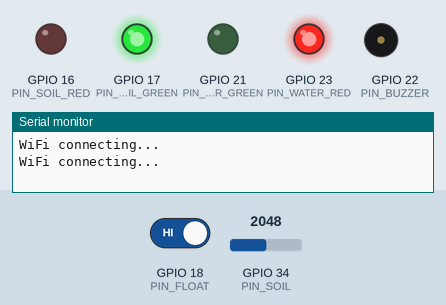
This sketch was run on a simulated ESP32. Parts: output pins drawn as LEDs (lit = HIGH), buzzer (waves = sounding, pin HIGH), the last lines printed to the serial monitor. Inputs (shaded band) come from the test bench; at power-on: GPIO 18 (PIN_FLOAT) HIGH, GPIO 34 (PIN_SOIL) = 2048 (analog values on the 0–4095 scale). WiFi joins after 1.5 s; servers stay silent unless stated; the local clock reads 2024-03-15 10:24:30 at power-on unless the sketch sets it; no MQTT or app messages arrive unless stated; not simulated (calls return 0 or success): secrets.h; names the files do not define were given values by the test bench: MQTT_PORT = 1883.

Above: at 0.4 s.
1.3 s: GPIO 18 (PIN_FLOAT) driven LOW
At 2.7 s:
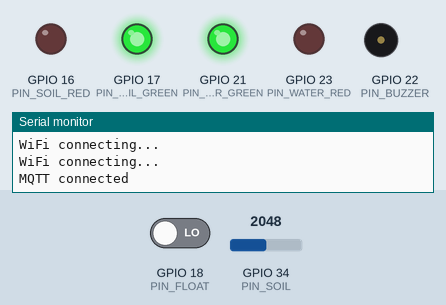
3.0 s: GPIO 34 (PIN_SOIL) set to 3256
4.5 s: GPIO 34 (PIN_SOIL) set to 3356
At 5.8 s:
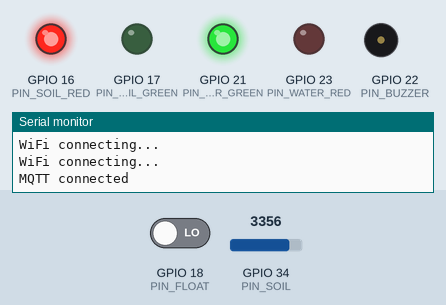
7.5 s: GPIO 18 (PIN_FLOAT) driven HIGH
At 8.6 s:
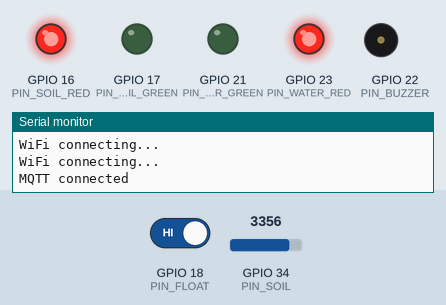
10.5 s: GPIO 34 (PIN_SOIL) set to 3260
At 11.1 s:
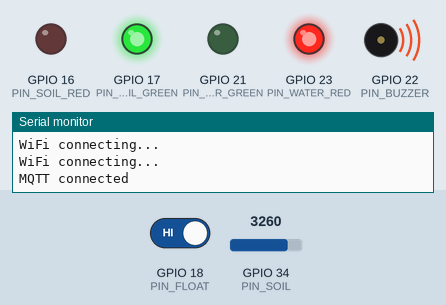
13.5 s: GPIO 34 (PIN_SOIL) set to 3340
At 14.1 s:
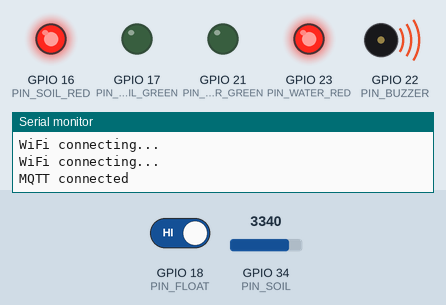
Timing chart, 0 to 17.5 s (numbered marks = the images above; inputs shaded):
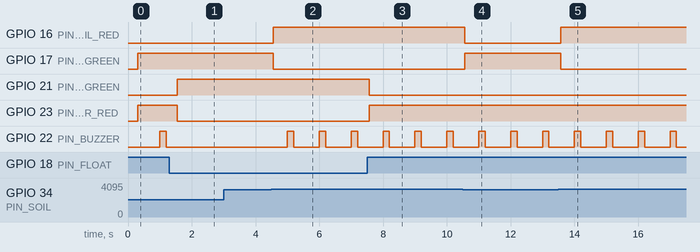

Measured:
- the behaviour switches between 3299 and 3300 on GPIO 34 (PIN_SOIL) (found by bisection; images 1 and 2)
- after the input at 1.3 s, GPIO 21 (PIN_WATER_GREEN): LOW → HIGH after 0.25 s; GPIO 23 (PIN_WATER_RED): HIGH → LOW after 0.25 s; GPIO 22 (PIN_BUZZER): stays LOW (without the input it goes to HIGH after 0.70 s)
- after the input at 3.0 s, every drawn part: stays the same
- after the input at 4.5 s, GPIO 16 (PIN_SOIL_RED): LOW → HIGH after 0.05 s; GPIO 17 (PIN_SOIL_GREEN): HIGH → LOW after 0.05 s; GPIO 22 (PIN_BUZZER): alternates HIGH for 0.20 s and LOW for 0.80 s, starting after 0.50 s
- after the input at 7.5 s, GPIO 21 (PIN_WATER_GREEN): HIGH → LOW after 0.06 s; GPIO 23 (PIN_WATER_RED): LOW → HIGH after 0.06 s
- after the input at 10.5 s, GPIO 16 (PIN_SOIL_RED): HIGH → LOW after 0.06 s; GPIO 17 (PIN_SOIL_GREEN): LOW → HIGH after 0.06 s
- after the input at 13.5 s, GPIO 16 (PIN_SOIL_RED): LOW → HIGH after 0.07 s; GPIO 17 (PIN_SOIL_GREEN): HIGH → LOW after 0.07 s

The sketch:

irrigation_esp32.ino
```cpp
/*
  Smart AI Irrigation - ESP32 monitoring firmware (MONITORING ONLY)

  There is no pump or relay in this build: nothing here switches water on or off.

  Libraries (Arduino Library Manager): "PubSubClient" by Nick O'Leary, "ArduinoJson" v7 by Benoit Blanchon.
  Board: "ESP32 Dev Module" (esp32 core 2.x or 3.x).

  Pins (as wired):
    Soil sensor  GPIO34 (analog)      Float switch GPIO18 (LOW = enough water, HIGH = low water)
    Water LEDs   red GPIO23, green GPIO21     Soil LEDs  red GPIO16, green GPIO17     Buzzer GPIO22

  Behaviour:
    soil >= SOIL_THRESHOLD (3300) -> soil is DRY  (higher ADC value = drier)
    float switch HIGH             -> water is LOW
    Buzzer beeps while either alert is active (assumes an ACTIVE buzzer; HIGH = on).
*/
#include <WiFi.h>
#include <WiFiClientSecure.h>
#include <PubSubClient.h>
#include <ArduinoJson.h>
#include "secrets.h"   // copy secrets.h.example -> secrets.h
#include "root_ca.h"

#define PIN_SOIL        34
#define PIN_FLOAT       18
#define PIN_WATER_RED   23
#define PIN_WATER_GREEN 21
#define PIN_SOIL_RED    16
#define PIN_SOIL_GREEN  17
#define PIN_BUZZER      22

const int  SOIL_THRESHOLD   = 3300;
const char DEVICE_ID[]      = "device01";
const char TOPIC_SENSORS[]  = "irrigation/device01/sensors";
const char TOPIC_STATUS[]   = "irrigation/device01/status";
const unsigned long PUBLISH_EVERY_MS = 5000;

WiFiClient       plainClient;
WiFiClientSecure tlsClient;
PubSubClient     mqtt;

unsigned long lastPublish = 0, lastMqttTry = 0, lastWifiTry = 0, mqttBackoff = 2000;
bool waterLow = false, soilDry = false, buzzerOn = false;
int  soilValue = 0;

// Median of 9 samples removes ADC noise spikes.
int readSoil() {
  int s[9];
  for (int i = 0; i < 9; i++) { s[i] = analogRead(PIN_SOIL); delay(3); }
  for (int i = 0; i < 8; i++) for (int j = i + 1; j < 9; j++) if (s[j] < s[i]) { int t = s[i]; s[i] = s[j]; s[j] = t; }
  return s[4];
}

// Float switch must read the same level 5 times in a row (debounce against water ripple).
bool readWaterLow() {
  int high = 0;
  for (int i = 0; i < 5; i++) { high += digitalRead(PIN_FLOAT); delay(4); }
  return high >= 3;   // HIGH = low water
}

void updateIndicators() {
  digitalWrite(PIN_WATER_RED,   waterLow ? HIGH : LOW);
  digitalWrite(PIN_WATER_GREEN, waterLow ? LOW : HIGH);
  digitalWrite(PIN_SOIL_RED,    soilDry ? HIGH : LOW);
  digitalWrite(PIN_SOIL_GREEN,  soilDry ? LOW : HIGH);
}

// Non-blocking beep: 200 ms on / 800 ms off while an alert is active.
void updateBuzzer() {
  bool alert = waterLow || soilDry;
  buzzerOn = alert && (millis() % 1000UL < 200UL);
  digitalWrite(PIN_BUZZER, buzzerOn ? HIGH : LOW);
}

void ensureWifi() {
  if (WiFi.status() == WL_CONNECTED) return;
  if (millis() - lastWifiTry < 10000 && lastWifiTry != 0) return;
  lastWifiTry = millis();
  Serial.println("WiFi connecting...");
  WiFi.disconnect();
  WiFi.begin(WIFI_SSID, WIFI_PASSWORD);
}

void ensureMqtt() {
  if (WiFi.status() != WL_CONNECTED || mqtt.connected()) return;
  if (millis() - lastMqttTry < mqttBackoff && lastMqttTry != 0) return;
  lastMqttTry = millis();
  String cid = String("esp32-") + DEVICE_ID + "-" + String((uint32_t)ESP.getEfuseMac(), HEX);
  // Last-will: the broker publishes "offline" for us if we vanish.
  if (mqtt.connect(cid.c_str(), MQTT_USERNAME, MQTT_PASSWORD, TOPIC_STATUS, 1, true, "offline")) {
    Serial.println("MQTT connected");
    mqtt.publish(TOPIC_STATUS, "online", true);
    mqttBackoff = 2000;
  } else {
    Serial.printf("MQTT failed rc=%d, retry in %lu ms\n", mqtt.state(), mqttBackoff);
    mqttBackoff = min(mqttBackoff * 2, 60000UL);
  }
}

void publishReading() {
  JsonDocument doc;
  doc["device_id"] = DEVICE_ID;
  doc["soil"] = soilValue;
  doc["soil_threshold"] = SOIL_THRESHOLD;
  doc["soil_dry"] = soilDry;
  doc["water_low"] = waterLow;
  JsonObject leds = doc["leds"].to<JsonObject>();
  leds["water_red"] = waterLow;  leds["water_green"] = !waterLow;
  leds["soil_red"] = soilDry;    leds["soil_green"] = !soilDry;
  doc["buzzer"] = waterLow || soilDry;       // "alert active" (the beep itself pulses)
  doc["rssi"] = WiFi.RSSI();
  doc["uptime_s"] = (uint32_t)(millis() / 1000UL);
  doc["simulated"] = false;
  char buf[384];
  size_t n = serializeJson(doc, buf, sizeof(buf));
  if (!mqtt.publish(TOPIC_SENSORS, (const uint8_t*)buf, n, false)) Serial.println("publish failed");
}

void setup() {
  Serial.begin(115200);
  pinMode(PIN_FLOAT, INPUT_PULLUP); // matches tested wiring: LOW = enough water, HIGH = low water
  for (int p : {PIN_WATER_RED, PIN_WATER_GREEN, PIN_SOIL_RED, PIN_SOIL_GREEN, PIN_BUZZER}) pinMode(p, OUTPUT);
  analogReadResolution(12);
  analogSetPinAttenuation(PIN_SOIL, ADC_11db);

#if MQTT_USE_TLS
  tlsClient.setCACert(ROOT_CA);   // verifies the broker certificate (no setInsecure)
  mqtt.setClient(tlsClient);
#else
  mqtt.setClient(plainClient);
#endif
  mqtt.setServer(MQTT_HOST, MQTT_PORT);
  mqtt.setBufferSize(512);
  mqtt.setKeepAlive(30);

  WiFi.mode(WIFI_STA);
  WiFi.setAutoReconnect(true);
  configTime(0, 0, "pool.ntp.org", "time.google.com");  // correct clock for TLS certificate checks
  ensureWifi();
}

void loop() {
  ensureWifi();
  ensureMqtt();
  mqtt.loop();

  static unsigned long lastRead = 0;
  if (millis() - lastRead >= 250) {          // local logic runs even when offline
    lastRead = millis();
    soilValue = readSoil();
    soilDry   = soilValue >= SOIL_THRESHOLD;
    waterLow  = readWaterLow();
    updateIndicators();
  }
  updateBuzzer();

  if (mqtt.connected() && millis() - lastPublish >= PUBLISH_EVERY_MS) {
    lastPublish = millis();
    publishReading();
  }
}
```

root_ca.h
```cpp
// Root CAs for TLS to cloud brokers (extracted from the certifi bundle).
// ISRG Root X1 -> HiveMQ Cloud (Let's Encrypt); DigiCert Global Root G2 -> EMQX Cloud and others.
// If your broker uses another CA, replace these.
#pragma once
static const char ROOT_CA[] PROGMEM = R"EOF(
-----BEGIN CERTIFICATE-----
MIIFazCCA1OgAwIBAgIRAIIQz7DSQONZRGPgu2OCiwAwDQYJKoZIhvcNAQELBQAw
TzELMAkGA1UEBhMCVVMxKTAnBgNVBAoTIEludGVybmV0IFNlY3VyaXR5IFJlc2Vh
cmNoIEdyb3VwMRUwEwYDVQQDEwxJU1JHIFJvb3QgWDEwHhcNMTUwNjA0MTEwNDM4
WhcNMzUwNjA0MTEwNDM4WjBPMQswCQYDVQQGEwJVUzEpMCcGA1UEChMgSW50ZXJu
ZXQgU2VjdXJpdHkgUmVzZWFyY2ggR3JvdXAxFTATBgNVBAMTDElTUkcgUm9vdCBY
MTCCAiIwDQYJKoZIhvcNAQEBBQADggIPADCCAgoCggIBAK3oJHP0FDfzm54rVygc
h77ct984kIxuPOZXoHj3dcKi/vVqbvYATyjb3miGbESTtrFj/RQSa78f0uoxmyF+
0TM8ukj13Xnfs7j/EvEhmkvBioZxaUpmZmyPfjxwv60pIgbz5MDmgK7iS4+3mX6U
A5/TR5d8mUgjU+g4rk8Kb4Mu0UlXjIB0ttov0DiNewNwIRt18jA8+o+u3dpjq+sW
T8KOEUt+zwvo/7V3LvSye0rgTBIlDHCNAymg4VMk7BPZ7hm/ELNKjD+Jo2FR3qyH
B5T0Y3HsLuJvW5iB4YlcNHlsdu87kGJ55tukmi8mxdAQ4Q7e2RCOFvu396j3x+UC
B5iPNgiV5+I3lg02dZ77DnKxHZu8A/lJBdiB3QW0KtZB6awBdpUKD9jf1b0SHzUv
KBds0pjBqAlkd25HN7rOrFleaJ1/ctaJxQZBKT5ZPt0m9STJEadao0xAH0ahmbWn
OlFuhjuefXKnEgV4We0+UXgVCwOPjdAvBbI+e0ocS3MFEvzG6uBQE3xDk3SzynTn
jh8BCNAw1FtxNrQHusEwMFxIt4I7mKZ9YIqioymCzLq9gwQbooMDQaHWBfEbwrbw
qHyGO0aoSCqI3Haadr8faqU9GY/rOPNk3sgrDQoo//fb4hVC1CLQJ13hef4Y53CI
rU7m2Ys6xt0nUW7/vGT1M0NPAgMBAAGjQjBAMA4GA1UdDwEB/wQEAwIBBjAPBgNV
HRMBAf8EBTADAQH/MB0GA1UdDgQWBBR5tFnme7bl5AFzgAiIyBpY9umbbjANBgkq
hkiG9w0BAQsFAAOCAgEAVR9YqbyyqFDQDLHYGmkgJykIrGF1XIpu+ILlaS/V9lZL
ubhzEFnTIZd+50xx+7LSYK05qAvqFyFWhfFQDlnrzuBZ6brJFe+GnY+EgPbk6ZGQ
3BebYhtF8GaV0nxvwuo77x/Py9auJ/GpsMiu/X1+mvoiBOv/2X/qkSsisRcOj/KK
NFtY2PwByVS5uCbMiogziUwthDyC3+6WVwW6LLv3xLfHTjuCvjHIInNzktHCgKQ5
ORAzI4JMPJ+GslWYHb4phowim57iaztXOoJwTdwJx4nLCgdNbOhdjsnvzqvHu7Ur
TkXWStAmzOVyyghqpZXjFaH3pO3JLF+l+/+sKAIuvtd7u+Nxe5AW0wdeRlN8NwdC
jNPElpzVmbUq4JUagEiuTDkHzsxHpFKVK7q4+63SM1N95R1NbdWhscdCb+ZAJzVc
oyi3B43njTOQ5yOf+1CceWxG1bQVs5ZufpsMljq4Ui0/1lvh+wjChP4kqKOJ2qxq
4RgqsahDYVvTH9w7jXbyLeiNdd8XM2w9U/t7y0Ff/9yi0GE44Za4rF2LN9d11TPA
mRGunUHBcnWEvgJBQl9nJEiU0Zsnvgc/ubhPgXRR4Xq37Z0j4r7g1SgEEzwxA57d
emyPxgcYxn/eR44/KJ4EBs+lVDR3veyJm+kXQ99b21/+jh5Xos1AnX5iItreGCc=
-----END CERTIFICATE-----
-----BEGIN CERTIFICATE-----
MIIDjjCCAnagAwIBAgIQAzrx5qcRqaC7KGSxHQn65TANBgkqhkiG9w0BAQsFADBh
MQswCQYDVQQGEwJVUzEVMBMGA1UEChMMRGlnaUNlcnQgSW5jMRkwFwYDVQQLExB3
d3cuZGlnaWNlcnQuY29tMSAwHgYDVQQDExdEaWdpQ2VydCBHbG9iYWwgUm9vdCBH
MjAeFw0xMzA4MDExMjAwMDBaFw0zODAxMTUxMjAwMDBaMGExCzAJBgNVBAYTAlVT
MRUwEwYDVQQKEwxEaWdpQ2VydCBJbmMxGTAXBgNVBAsTEHd3dy5kaWdpY2VydC5j
b20xIDAeBgNVBAMTF0RpZ2lDZXJ0IEdsb2JhbCBSb290IEcyMIIBIjANBgkqhkiG
9w0BAQEFAAOCAQ8AMIIBCgKCAQEAuzfNNNx7a8myaJCtSnX/RrohCgiN9RlUyfuI
2/Ou8jqJkTx65qsGGmvPrC3oXgkkRLpimn7Wo6h+4FR1IAWsULecYxpsMNzaHxmx
1x7e/dfgy5SDN67sH0NO3Xss0r0upS/kqbitOtSZpLYl6ZtrAGCSYP9PIUkY92eQ
q2EGnI/yuum06ZIya7XzV+hdG82MHauVBJVJ8zUtluNJbd134/tJS7SsVQepj5Wz
tCO7TG1F8PapspUwtP1MVYwnSlcUfIKdzXOS0xZKBgyMUNGPHgm+F6HmIcr9g+UQ
vIOlCsRnKPZzFBQ9RnbDhxSJITRNrw9FDKZJobq7nMWxM4MphQIDAQABo0IwQDAP
BgNVHRMBAf8EBTADAQH/MA4GA1UdDwEB/wQEAwIBhjAdBgNVHQ4EFgQUTiJUIBiV
5uNu5g/6+rkS7QYXjzkwDQYJKoZIhvcNAQELBQADggEBAGBnKJRvDkhj6zHd6mcY
1Yl9PMWLSn/pvtsrF9+wX3N3KjITOYFnQoQj8kVnNeyIv/iPsGEMNKSuIEyExtv4
NeF22d+mQrvHRAiGfzZ0JFrabA0UWTW98kndth/Jsw1HKj2ZL7tcu7XUIOGZX1NG
Fdtom/DzMNU+MeKNhJ7jitralj41E6Vf8PlwUHBHQRFXGU7Aj64GxJUTFy8bJZ91
8rGOmaFvE7FBcf6IKshPECBV1/MUReXgRPTqh5Uykw7+U0b6LJ3/iyK5S9kJRaTe
pLiaWN0bfVKfjllDiIGknibVb63dDcY3fe0Dkhvld1927jyNxF1WW6LZZm6zNTfl
MrY=
-----END CERTIFICATE-----
)EOF";
```
